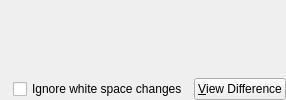
<ui version="4.0" >
 <class>ModOnHdWidget</class>
 <widget class="QWidget" name="ModOnHdWidget" >
  <layout class="QGridLayout" >
   <property name="margin" >
    <number>0</number>
   </property>
   <item rowspan="2" row="0" column="0" >
    <widget class="QLabel" name="lblIcon" />
   </item>
   <item row="1" column="1" >
    <widget class="QCheckBox" name="chkIgnoreWhiteSpaces" >
     <property name="sizePolicy" >
      <sizepolicy>
       <hsizetype>7</hsizetype>
       <vsizetype>0</vsizetype>
       <horstretch>0</horstretch>
       <verstretch>0</verstretch>
      </sizepolicy>
     </property>
     <property name="text" >
      <string>Ignore white space changes</string>
     </property>
    </widget>
   </item>
   <item row="1" column="2" >
    <widget class="QPushButton" name="btnDiff" >
     <property name="whatsThis" >
      <string>Calculates the difference between the editor contents and the disk file using diff(1).</string>
     </property>
     <property name="text" >
      <string>&amp;View Difference</string>
     </property>
    </widget>
   </item>
   <item row="0" column="1" colspan="2" >
    <widget class="QLabel" name="lblText" />
   </item>
  </layout>
 </widget>
 <resources/>
 <connections/>
</ui>
